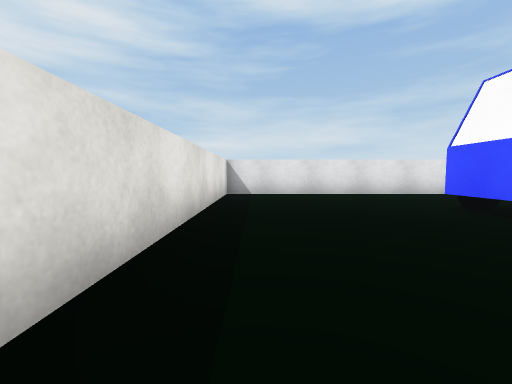
view 1 (above)

20 first-person views from a walk through a Unity game level. The camera is 0.58 m above the floor, tilts 4° down and sees 90° across. The floor is counted in squares, 1 m on a side. Each view is taken from the middle of a square. On the plan, view 1 faces up. The plan holds only what a view shows up to about 9 squares ahead; the rest is blank. The place goes on beyond the plan. Some surface patterns are stand-ins.

view 2
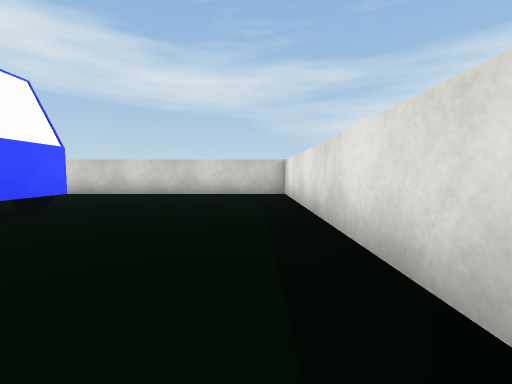

view 3
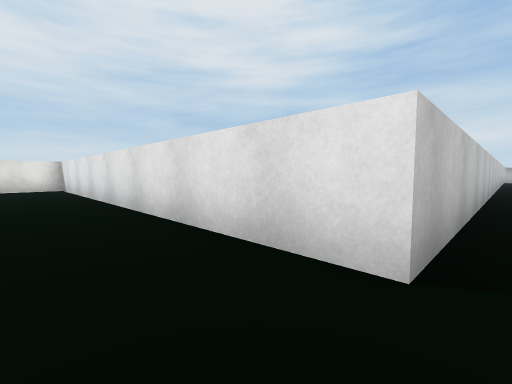

view 4
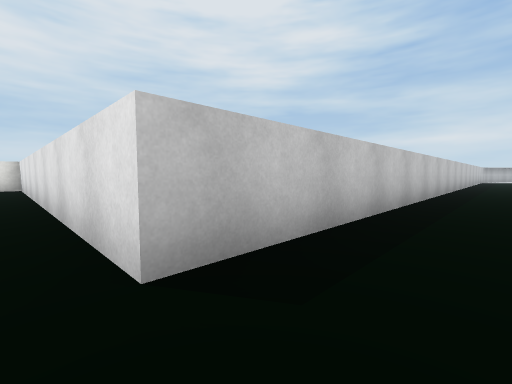

view 5
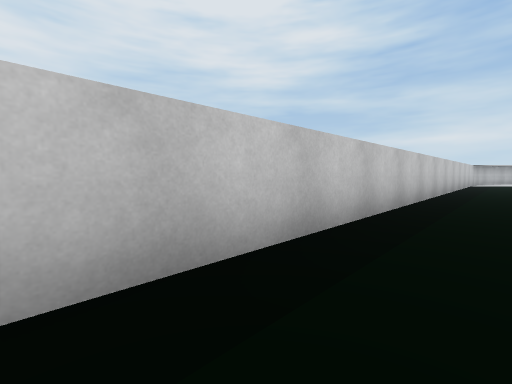

view 6
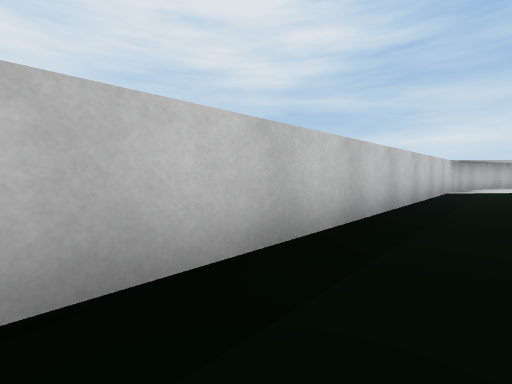

view 7
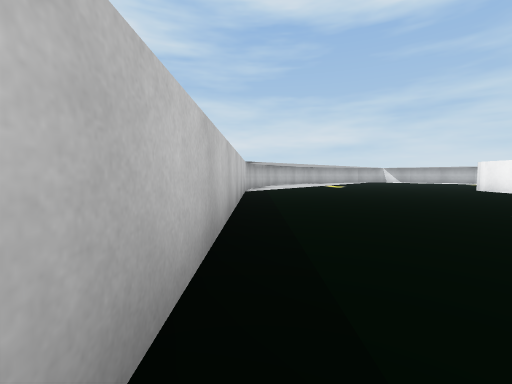

view 8
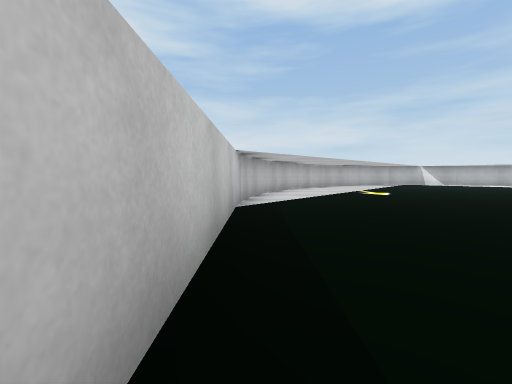

view 9
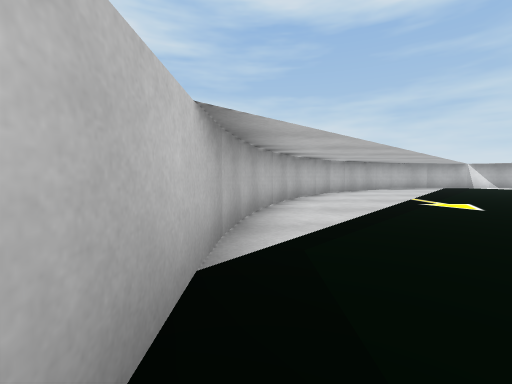

view 10
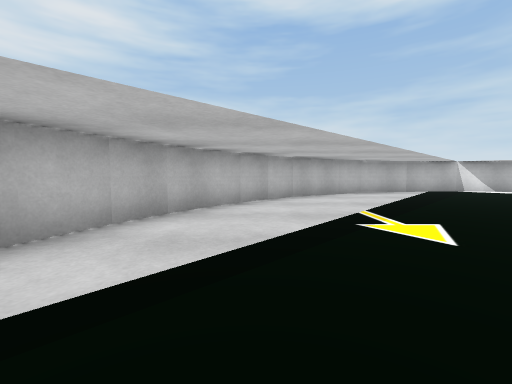

view 11
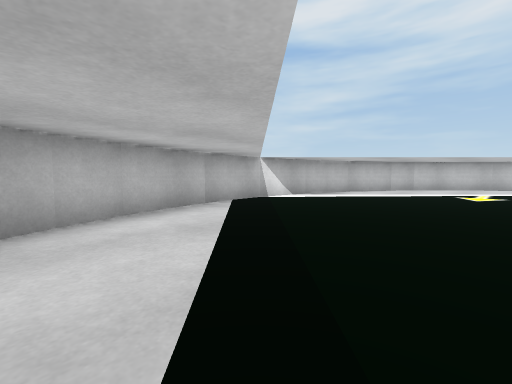

view 12
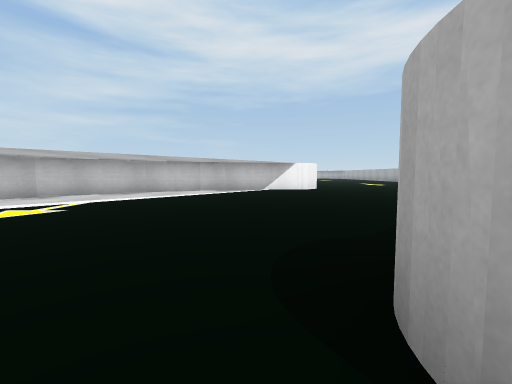

view 13
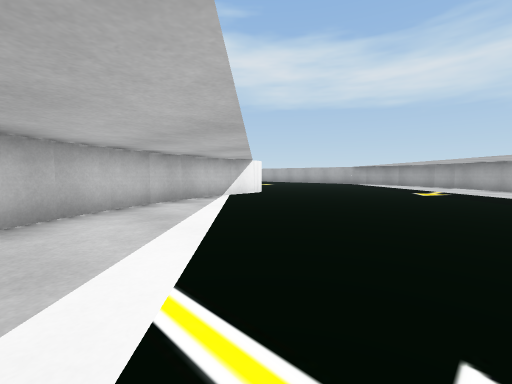

view 14
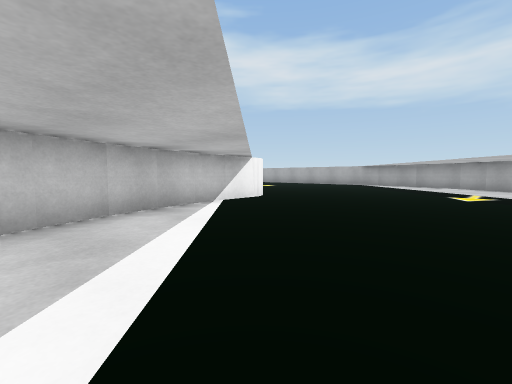

view 15
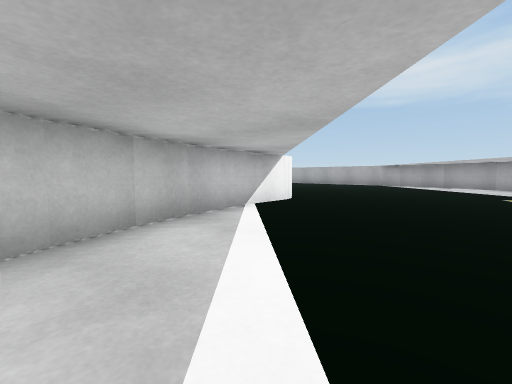

view 16
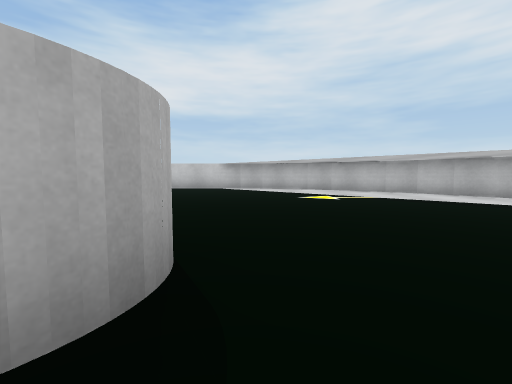

view 17
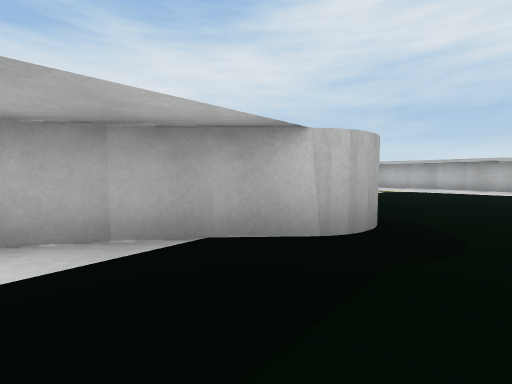

view 18
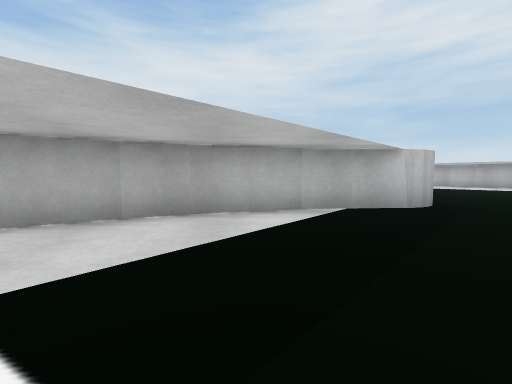

view 19
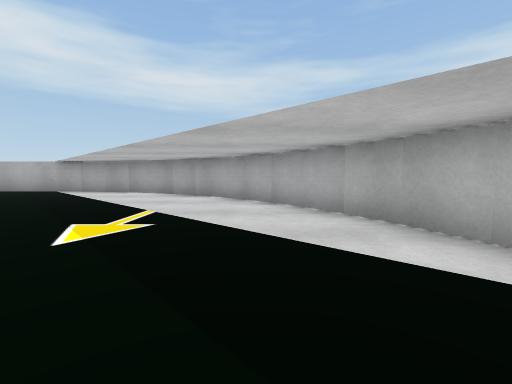

view 20
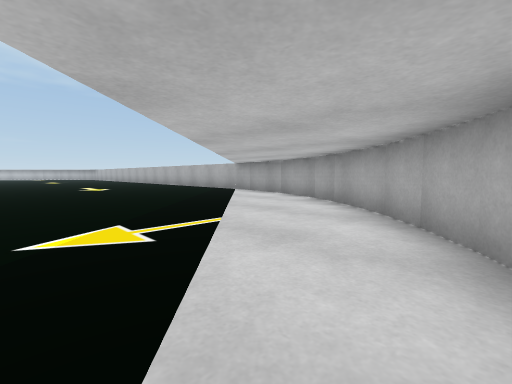

### Floor plan
Points are (right, up) in squares from view 1. A wall is a line through its corners. A room is listed if a view was taken in it or the views show most of it. See-through windows are left out.
Room 1 (views 1, 2, 3, 4, 5, 6, 7, 8, 9, 10, 11, 12, 13, 14, 15, 16, 17, 18, 19, 20)
walls: (22.2, 22.2) (23, 21.5); (21.6, 22.9) (22.3, 22.1); (22.9, 21.6) (23.7, 21); (21.1, 23.5) (21.7, 22.7); (23.6, 21) (24.5, 20.5); (24.3, 20.6) (25.2, 20.2); (20.7, 24.3) (21.2, 23.5); (25.1, 20.2) (26, 19.9); (20.3, 25.1) (20.7, 24.2); (25.9, 19.9) (26.9, 19.7) (27.6, 19.6); (20, 26) (20.3, 25); (8.6, 7.5) (-0.9, 7.5) (-0.9, -0.5) (5.6, -0.5); (19.8, 26.8) (20.1, 25.8); (17.7, 27.6) (17.7, 28.6); (19.7, 27.7) (19.8, 26.7); (19.6, 28.6) (19.7, 27.6); (9.6, 29.5) (9.6, 8.5); (9.8, 30.4) (9.7, 29.3); (10.4, 32) (10, 31.1) (9.8, 30.2); (11.2, 33.6) (10.7, 32.7) (10.3, 31.8); (11.8, 34.3) (11.2, 33.5); (27.3, 31.1) (26.9, 32.1); (12.3, 34.9) (11.6, 34.1); (27, 31.9) (26.6, 32.8); (13, 35.5) (12.3, 34.8); (26.6, 32.7) (26.1, 33.6); (13.7, 36.1) (12.8, 35.4); (26.2, 33.5) (25.6, 34.3); (25.7, 34.1) (25, 34.9); (14.4, 36.5) (13.6, 35.9); (25, 34.8) (24.3, 35.5); (15.3, 36.9) (14.4, 36.4); (24.4, 35.4) (23.6, 36); (17, 37.3) (16, 37.1) (15.1, 36.8); (23.7, 36) (22.9, 36.4) (22, 36.8); (17.8, 37.5) (16.8, 37.3); (18.7, 37.5) (17.7, 37.4); (22.1, 36.8) (21.2, 37.1); (21.3, 37.1) (20.4, 37.3); (20.5, 37.3) (19.5, 37.5); (19.6, 37.5) (18.6, 37.5)
objects: car (3, 3) to (4, 4); grey cube (9, 8)

Positions as (right, up) in squares from view 1, and headings:
1: (0, 0), facing up
2: (0, 7), facing down
3: (10, 6), facing up-left
4: (11, 7), facing up-left
5: (11, 13), facing up-left
6: (11, 19), facing up-left
7: (10, 20), facing up
8: (10, 24), facing up
9: (10, 27), facing up
10: (12, 29), facing up
11: (14, 33), facing up-right
12: (18, 30), facing right
13: (22, 34), facing down-right
14: (23, 33), facing down-right
15: (24, 33), facing down-right
16: (20, 30), facing left
17: (22, 28), facing left
18: (24, 26), facing left
19: (22, 28), facing down
20: (21, 26), facing down-right
